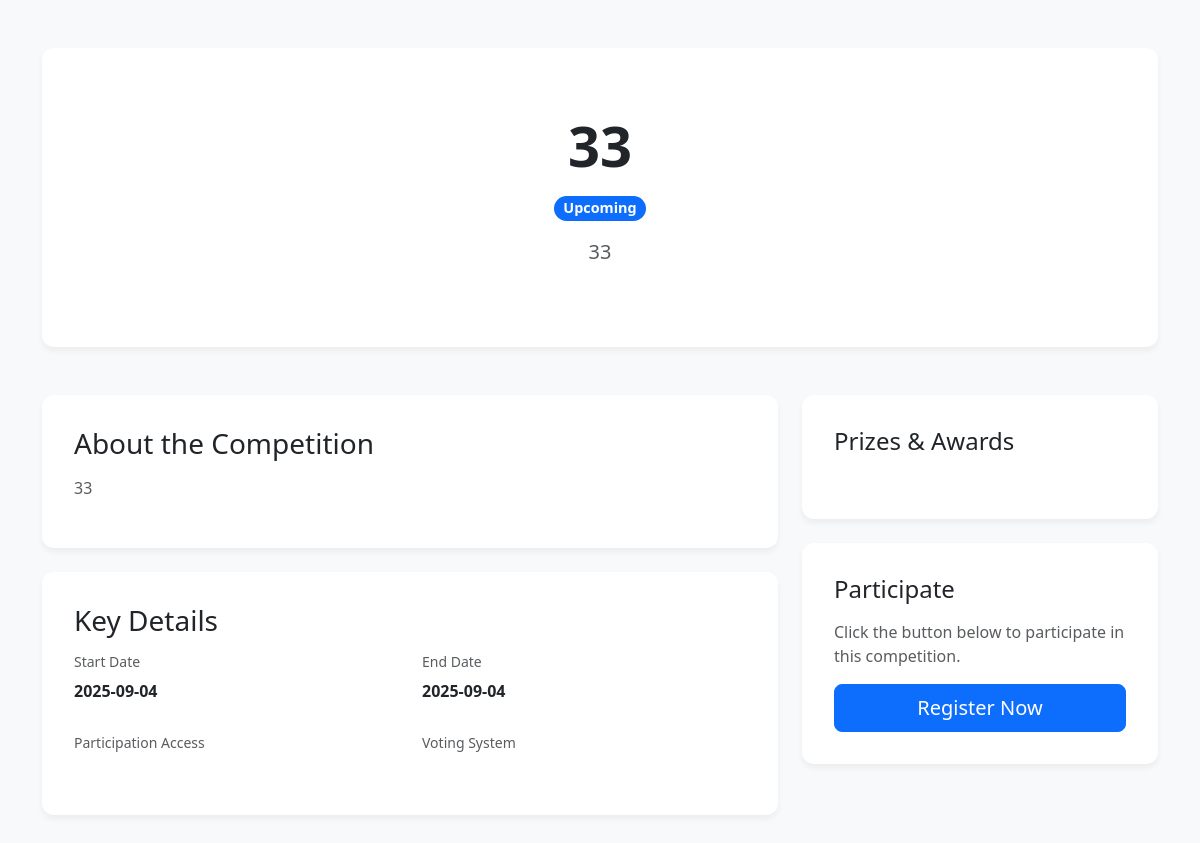
/competition_details.php?id=1, run on the app's committed database.
### tables this page shows
CREATE TABLE `competitions` (
  `id` int(11) NOT NULL,
  `organizer_name` varchar(255) NOT NULL COMMENT 'Organizer Name (Mandatory)',
  `organizer_email` varchar(255) NOT NULL COMMENT 'Organizer Email (Mandatory)',
  `competition_title` varchar(255) NOT NULL COMMENT 'Competition Title (Mandatory)',
  `competition_description` text NOT NULL COMMENT 'Competition Description (Mandatory)',
  `start_date` date NOT NULL COMMENT 'Start Date (Mandatory)',
  `end_date` date NOT NULL COMMENT 'End Date (Mandatory)',
  `timezone` varchar(50) DEFAULT NULL,
  `room_link` varchar(255) DEFAULT NULL,
  `session_track` varchar(255) DEFAULT NULL,
  `presentation_duration` int(11) DEFAULT NULL,
  `buffer_duration` int(11) DEFAULT NULL,
  `presentation_order` enum('random','lock') DEFAULT NULL,
  `competition_visibility` enum('public','private') NOT NULL COMMENT 'Competition Visibility (Mandatory)',
  `participation_access` enum('open','application','private') NOT NULL COMMENT 'Participation Access (Mandatory)',
  `voting_system` enum('judges_only','public','hybrid') NOT NULL COMMENT 'Voting System (Mandatory)',
  `max_votes_per_participant` int(11) DEFAULT NULL,
  `results_visibility` enum('always_visible','after_voting','after_competition','judges_only') DEFAULT NULL,
  `max_participants` int(11) DEFAULT NULL,
  `max_submissions_per_participant` int(11) DEFAULT NULL,
  `judge_notes` text DEFAULT NULL,
  `submission_type` enum('file','url','text') NOT NULL COMMENT 'Submission Type (Mandatory)',
  `max_file_size` int(11) DEFAULT NULL,
  `allowed_formats` text DEFAULT NULL,
  `submission_guidelines` text DEFAULT NULL,
  `custom_fields_json` longtext DEFAULT NULL CHECK (json_valid(`custom_fields_json`)),
  `slide_deck_required` tinyint(1) DEFAULT NULL,
  `abstract_text_field` tinyint(1) DEFAULT NULL,
  `poster_image_optional` tinyint(1) DEFAULT NULL,
  `consent_recording` tinyint(1) DEFAULT NULL,
  `consent_public_display` tinyint(1) DEFAULT NULL,
  `scoring_rubric` longtext DEFAULT NULL,
  `score_weighting_system` enum('no_weighting','normalized','weighted','custom_formula') DEFAULT NULL,
  `custom_css` text DEFAULT NULL,
  `redirect_url` varchar(255) DEFAULT NULL,
  `enable_comments` tinyint(1) DEFAULT NULL,
  `moderate_submissions` tinyint(1) DEFAULT NULL,
  `enable_blind_review` tinyint(1) DEFAULT NULL,
  `require_conflict` tinyint(1) DEFAULT NULL,
  `late_submission_grace_period` int(11) DEFAULT NULL,
  `judging_visibility` enum('private','public_after','public_during') DEFAULT NULL,
  `webhook_url` varchar(255) DEFAULT NULL,
  `export_options` varchar(255) DEFAULT NULL,
  `per_criterion_score_scale` enum('1-5','1-10') DEFAULT NULL,
  `tie_break_policy` enum('impact','chair_decision','earliest_submission') DEFAULT NULL,
  `qa_time` int(11) DEFAULT NULL,
  `leaderboard_visibility` enum('judges_only','public_after','public_during') DEFAULT NULL,
  `notify_new_submission` tinyint(1) DEFAULT NULL,
  `send_schedule` tinyint(1) DEFAULT NULL,
  `email_winners` tinyint(1) DEFAULT NULL,
  `results_publish_date` date DEFAULT NULL,
  `winner_email_template` text DEFAULT NULL,
  `competition_category` varchar(255) DEFAULT NULL
);

CREATE TABLE `competition_awards` (
  `id` int(11) NOT NULL,
  `competition_id` int(11) NOT NULL,
  `award_name` varchar(255) DEFAULT NULL,
  `award_value` varchar(255) DEFAULT NULL,
  `number_of_winners` int(11) DEFAULT NULL,
  `per_winner_prize` varchar(255) DEFAULT NULL
);

### competition_details.php (the view, shortened to what this page needs)
<?php
include "config.php";
$competition_id = isset($_GET['id']) ? (int)$_GET['id'] : 0;
$sql = "SELECT * FROM competitions WHERE id = ?";
$stmt = $conn->prepare($sql);
$stmt->bind_param("i", $competition_id);
$stmt->execute();
$result = $stmt->get_result();
$competition = $result->fetch_assoc();
$awards = [];
$sql_awards = "SELECT award_name, award_value FROM competition_awards WHERE competition_id = ?";
$stmt_awards = $conn->prepare($sql_awards);
$stmt_awards->bind_param("i", $competition_id);
$stmt_awards->execute();
$result_awards = $stmt_awards->get_result();
while ($row = $result_awards->fetch_assoc()) {
    $awards[] = $row;
}
$status = 'Upcoming';
?>
<!doctype html>
<html lang="en">
<head>
    <link rel="stylesheet" href="https://cdn.jsdelivr.net/npm/bootstrap@5.3.2/dist/css/bootstrap.min.css">
    <link rel="stylesheet" href="https://cdn.jsdelivr.net/npm/bootstrap-icons@1.11.3/font/bootstrap-icons.min.css">
</head>
<body>
    <div class="container py-5">
        <div class="hero-section text-center mb-5">
            <h1 class="display-4 fw-bold mb-3"><?php echo htmlspecialchars($competition['competition_title']); ?></h1>
            <span class="badge bg-primary rounded-pill status-badge mb-3"><?php echo $status; ?></span>
            <p class="lead text-muted"><?php echo htmlspecialchars($competition['organizer_name']); ?></p>
        </div>
        <div class="row g-4">
            <div class="col-lg-8">
                <div class="section-card mb-4">
                    <h3 class="mb-3">About the Competition</h3>
                    <p class="text-muted"><?php echo nl2br(htmlspecialchars($competition['competition_description'])); ?></p>
                </div>
                <div class="section-card mb-4">
                    <h3 class="mb-3">Key Details</h3>
                    <div class="row">
                        <div class="col-md-6 mb-3">
                            <h6 class="text-muted small">Start Date</h6>
                            <p class="fw-bold"><?php echo htmlspecialchars($competition['start_date']); ?></p>
                        </div>
                        <div class="col-md-6 mb-3">
                            <h6 class="text-muted small">End Date</h6>
                            <p class="fw-bold"><?php echo htmlspecialchars($competition['end_date']); ?></p>
                        </div>
                        <div class="col-md-6 mb-3">
                            <h6 class="text-muted small">Participation Access</h6>
                        </div>
                        <div class="col-md-6 mb-3">
                            <h6 class="text-muted small">Voting System</h6>
                        </div>
                    </div>
                </div>
            </div>
            <div class="col-lg-4">
                <div class="section-card mb-4">
                    <h4 class="mb-3">Prizes & Awards</h4>
                    <?php if (!empty($awards)) : ?>
                        <ul class="list-group list-group-flush">
                            <?php foreach ($awards as $award) : ?>
                                <li class="list-group-item d-flex justify-content-between align-items-center">
                                </li>
                            <?php endforeach; ?>
                        </ul>
                    <?php else : ?>
                        <p class="text-muted">No information about prizes is available.</p>
                    <?php endif; ?>
                </div>
                <div class="section-card">
                    <h4 class="mb-3">Participate</h4>
                    <p class="text-muted">Click the button below to participate in this competition.</p>
                    <a href="#" class="btn btn-primary w-100 btn-lg">Register Now</a>
                </div>
            </div>
        </div>
    </div>
</body>
</html>

### competition_details.php (style rules this page uses)
body { background-color: #f8f9fa; }
.hero-section { background-color: #ffffff; border-radius: 12px; box-shadow: 0 4px 6px rgba(0, 0, 0, 0.05); padding: 4rem; }
.section-card { background-color: #ffffff; border-radius: 12px; box-shadow: 0 4px 6px rgba(0, 0, 0, 0.05); padding: 2rem; }
.status-badge { font-size: 0.9rem; font-weight: 600; }

### data on the page
competitions: competition_title "33", organizer_name "33", competition_description "33", start_date "2025-09-04", end_date "2025-09-04"

### other printed values
$status "Upcoming"
